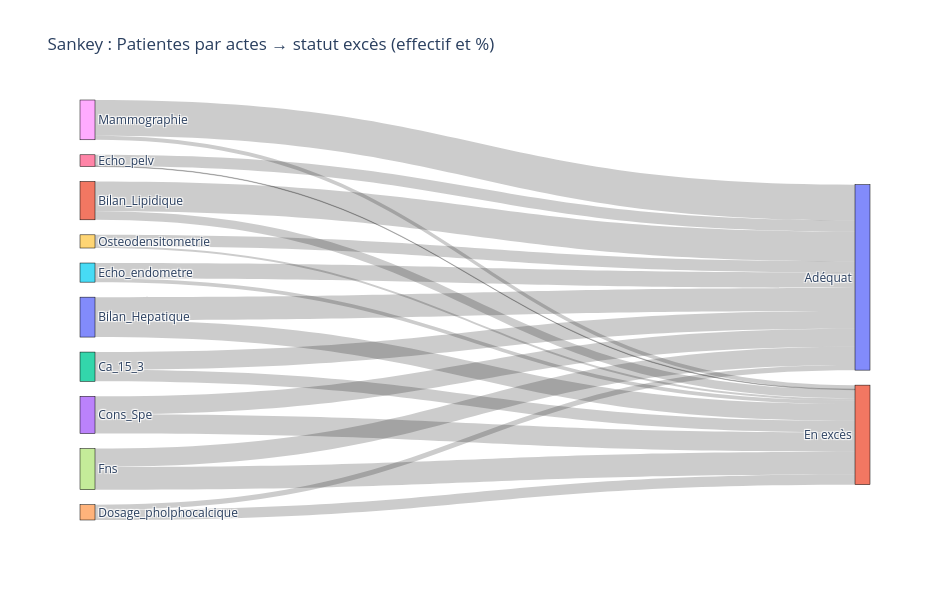

The code cell stored with this chart in its notebook:
### Code cell
import plotly.graph_objects as go

df_long_realise = df_long[df_long["Nb_realisations"] > 0]
res = df_long_realise.groupby("Acte")["ID_PATIENT"].nunique()
print(res)

df_long_realise = df_long[df_long["Nb_realisations"] > 0]
df_sankey_exces = (
    df_long_realise.groupby(["Acte", "excès_str"])["ID_PATIENT"]
    .nunique()
    .reset_index(name="value")
)

df_sankey_exces["total_acte"] = df_sankey_exces.groupby("Acte")["value"].transform("sum")
df_sankey_exces["pct"] = 100 * df_sankey_exces["value"] / df_sankey_exces["total_acte"]

labels = list(df_sankey_exces["Acte"].unique()) + list(df_sankey_exces["excès_str"].unique())
label_indices = {k: v for v, k in enumerate(labels)}

sources = df_sankey_exces['Acte'].map(label_indices)
targets = df_sankey_exces['excès_str'].map(label_indices)
values = df_sankey_exces["value"]

custom_data = [f"{v} patientes ({p:.1f}%)" for v, p in zip(df_sankey_exces["value"], df_sankey_exces["pct"])]

fig = go.Figure(go.Sankey(
    node=dict(label=labels, pad=15, thickness=15, line=dict(color="black", width=0.5)),
    link=dict(
        source=sources,
        target=targets,
        value=values,
        customdata=custom_data,
        hovertemplate='De %{source.label} → %{target.label}<br>%{customdata}<extra></extra>'
    )
))
fig.update_layout(title="Sankey : Patientes par actes → statut excès (effectif et %)", font_size=12, width=950, height=600)
fig.show()

### Figure 1 — Plotly figure (JSON) as saved in the notebook; plotly's stock layout.template omitted (floating-point values rounded to 4 significant figures)
{"data": [{"link": {"customdata": ["501 patientes (57.7%)", "367 patientes (42.3%)", "647 patientes (77.6%)", "187 patientes (22.4%)", "384 patientes (60.3%)", "253 patientes (39.7%)", "390 patientes (48.3%)", "418 patientes (51.7%)", "110 patientes (33.1%)", "222 patientes (66.9%)", "339 patientes (81.5%)", "77 patientes (18.5%)", "243 patientes (95.7%)", "11 patientes (4.3%)", "401 patientes (44.8%)", "495 patientes (55.2%)", "776 patientes (89.7%)", "89 patientes (10.3%)", "242 patientes (84.3%)", "45 patientes (15.7%)"], "hovertemplate": "De %{source.label} → %{target.label}<br>%{customdata}<extra></extra>", "source": [0, 0, 1, 1, 2, 2, 3, 3, 4, 4, 5, 5, 6, 6, 7, 7, 8, 8, 9, 9], "target": [10, 11, 10, 11, 10, 11, 10, 11, 10, 11, 10, 11, 10, 11, 10, 11, 10, 11, 10, 11], "value": [501, 367, 647, 187, 384, 253, 390, 418, 110, 222, 339, 77, 243, 11, 401, 495, 776, 89, 242, 45]}, "node": {"label": ["Bilan_Hepatique", "Bilan_Lipidique", "Ca_15_3", "Cons_Spe", "Dosage_pholphocalcique", "Echo_endometre", "Echo_pelv", "Fns", "Mammographie", "Osteodensitometrie", "Adéquat", "En excès"], "line": {"color": "black", "width": 0.5}, "pad": 15, "thickness": 15}, "type": "sankey"}], "layout": {"font": {"size": 12}, "height": 600, "title": {"text": "Sankey : Patientes par actes → statut excès (effectif et %)"}, "width": 950}}
